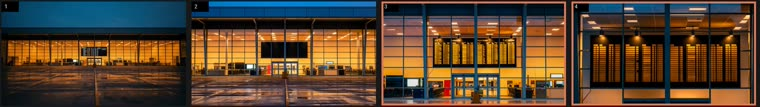
#> input picture guia/assets/ex-keyframes.jpg, 760 x 107 px
$ python -i fixacao.py   (imports and definitions only)
#> lines starting #> are read from the running program, lines starting #| are printed output that depends on the picture
#!/usr/bin/env python3
"""Mede se o motor de vídeo RESPEITA os quadros fixados: compara o 1º quadro do clipe com a imagem
de início e o último quadro com a imagem de fim.

Uso: fixacao.py <clipe.mp4> <inicio.png> [fim.png] [--min 0.90]

Métrica: SSIM por janelas 8×8 em 320×180, tons de cinza com desfoque leve. O desfoque é de
propósito: o motor redesenha ruído e textura fina (asfalto molhado, grão), e o SSIM do ffmpeg em
resolução cheia dá ~0,6 mesmo quando a imagem é a mesma. Medido no piloto (Kling v3.0):
mesmo quadro ≥ 0,98; imagens diferentes do mesmo filme ~0,15–0,4.
Leitura: ≥ 0,90 = fixa (serve para encadear). Sai com 1 se algum lado ficar abaixo de --min.
"""
import argparse, os, subprocess, sys, tempfile
import numpy as np
from PIL import Image, ImageFilter

ap = argparse.ArgumentParser()
# [3 lines not run here, left out]


def cinza(p):
#> called with p = '../../../guia/assets/ex-keyframes.jpg'
    im = Image.open(p).convert('L').resize((320, 180), Image.LANCZOS).filter(ImageFilter.GaussianBlur(1.5))
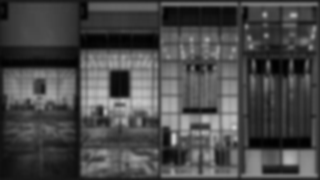
#> im: PIL image 320x180 L; min 1, max 204, mean 72.9
    return np.asarray(im, dtype=float)


def ssim(x, y, j=8):
    C1, C2 = (0.01 * 255) ** 2, (0.03 * 255) ** 2
    h, w = (x.shape[0] // j) * j, (x.shape[1] // j) * j
    bx = x[:h, :w].reshape(h // j, j, w // j, j).swapaxes(1, 2).reshape(-1, j * j)
    by = y[:h, :w].reshape(h // j, j, w // j, j).swapaxes(1, 2).reshape(-1, j * j)
    mx, my = bx.mean(1), by.mean(1)
    vx, vy = bx.var(1), by.var(1)
    cov = ((bx - mx[:, None]) * (by - my[:, None])).mean(1)
    return float(np.mean(((2 * mx * my + C1) * (2 * cov + C2)) / ((mx ** 2 + my ** 2 + C1) * (vx + vy + C2))))


def quadro(fim):
    out = os.path.join(tempfile.mkdtemp(), 'q.png')
    pre = ['-sseof', '-0.1'] if fim else []
    subprocess.run(['ffmpeg', '-v', 'error', '-y', *pre, '-i', a.clipe, '-frames:v', '1', '-update', '1', out], check=True)
    return out


ok = True
# [1 line that did not run here, left out]
# [8 lines not run here, left out]

>>> result = cinza('../../../guia/assets/ex-keyframes.jpg')

$ run again, on guia/assets/ex-raiox.jpg
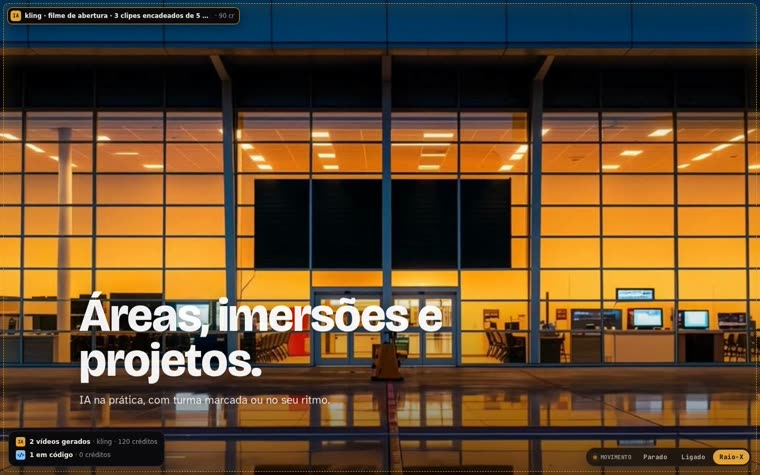
#> input picture guia/assets/ex-raiox.jpg, 760 x 475 px
#> in cinza, `im = Image.open(p).convert('L').resize((320, 180), Image.LANCZOS).filt..`:
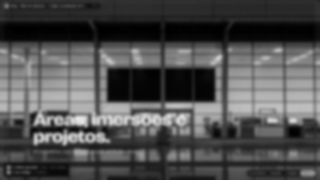
#> im: PIL image 320x180 L; min 0, max 231, mean 78.8

$ run again, on guia/assets/ex-topo.jpg
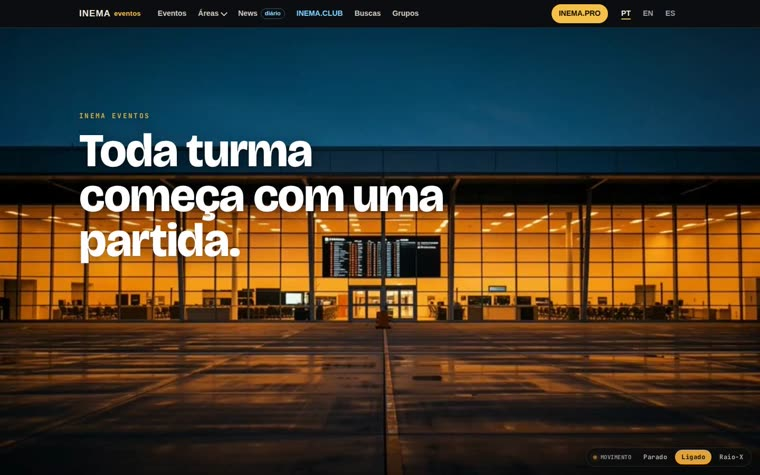
#> input picture guia/assets/ex-topo.jpg, 760 x 475 px
#> in cinza, `im = Image.open(p).convert('L').resize((320, 180), Image.LANCZOS).filt..`:
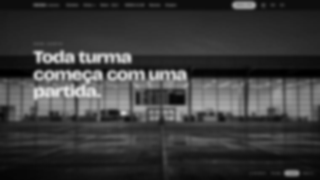
#> im: PIL image 320x180 L; min 0, max 219, mean 59.4

$ run again, on guia/assets/hero.png
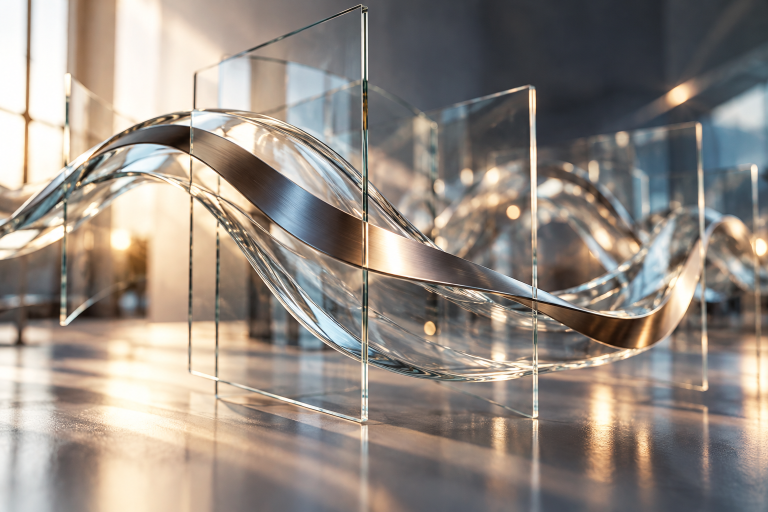
#> input picture guia/assets/hero.png, 1536 x 1024 px (shown at 1/2 size)
#> in cinza, `im = Image.open(p).convert('L').resize((320, 180), Image.LANCZOS).filt..`:
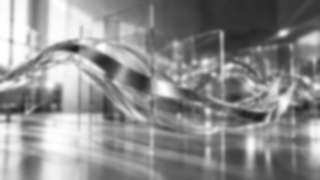
#> im: PIL image 320x180 L; min 28, max 254, mean 141.1
